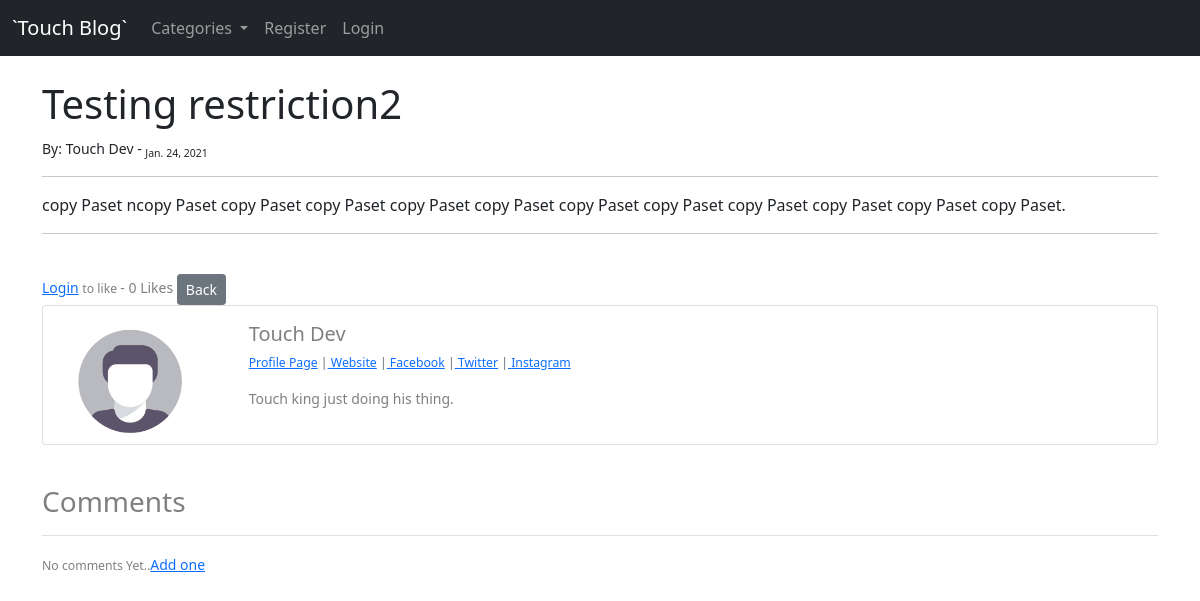
Page /blog/article/12 on the earlier database version.
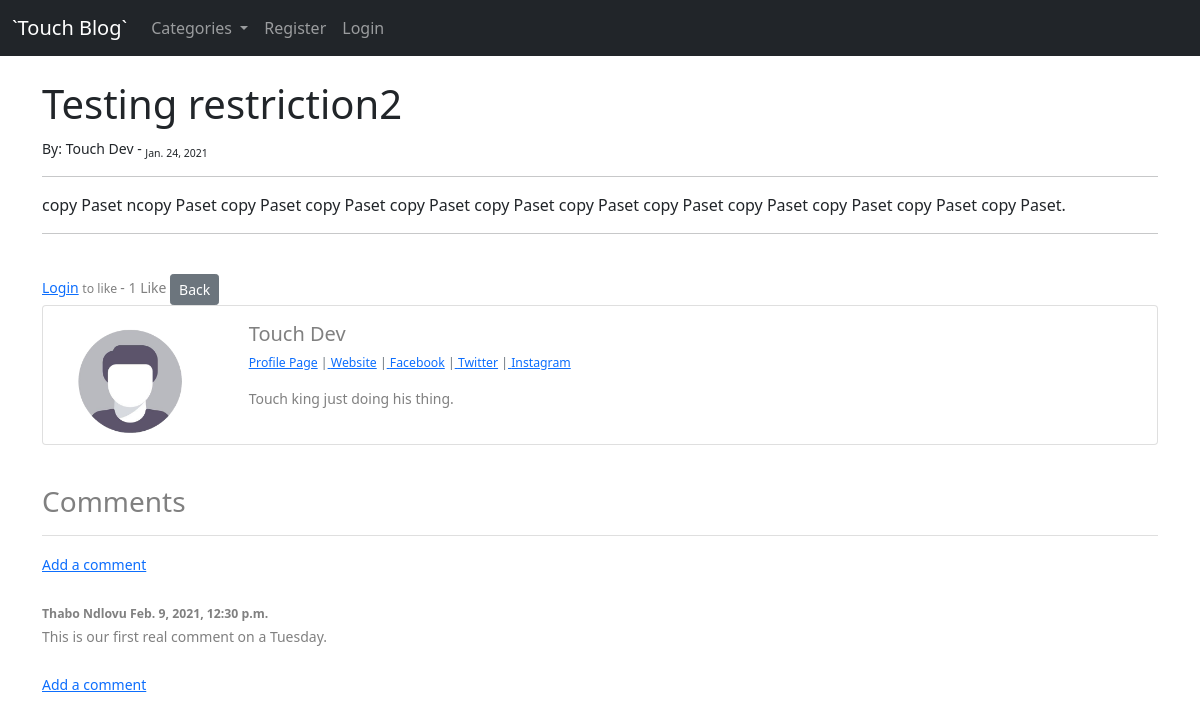
Same page on the later database version.
### blog/models.py (models this page shows, shortened)
class Comment(models.Model):
	post = models.ForeignKey(Post, related_name="comments", on_delete=models.CASCADE)
	name = models.CharField(max_length=255)
	body = models.TextField()
	date_added = models.DateTimeField(auto_now_add=True)

### blog/views.py (the view)
# urls.py: path('article/<int:pk>', ArticleView.as_view(), name='article'),
class ArticleView(DetailView):
	model = Post
	template_name = 'detail_view.html'
	def get_context_data(self, *args, **kwargs):
		cat_menu = Category.objects.all()
		context = super(ArticleView, self).get_context_data(*args, **kwargs)
		item = get_object_or_404(Post, id=self.kwargs['pk'])
		total_likes =  item.total_likes()
		liked = False
		if item.likes.filter(id=self.request.user.id).exists():
			liked = True
		context["cat_menu"] = cat_menu
		context["total_likes"] = total_likes
		context["liked"] = liked
		return context

### blog/models.py (called while the page is built)
	def __str__(self):
		return self.name

    def total_likes(self):
	    return self.likes.count()

### blog/templates/detail_view.html (shortened to what this page needs)
{% extends 'base.html' %}
{% load static %}
{% block content %}
	<h1>{{ post.title }}</h1>
	<small>By:
		{{ post.author.first_name }}
		{{ post.author.last_name }} -
		<sub>{{ post.post_date }}</sub>
	</small><br>
	<hr>
	{{ post.body|safe }}
	<br>
	<hr><br>
	<form action="{% url 'like_post' post.pk %}" method="POST">
		{% if user.is_authenticated %}
			{% if liked %}
				<button type="submit", name="post_id", value="{{ post.id }}", class="btn btn-sm btn-danger" >unlike</button>
			{% else %}
				<button type="submit", name="post_id", value="{{ post.id }}", class="btn btn-sm btn-primary" >like</button>
			{% endif %}
		{% else %}
		<small style="color: gray ;"><a href="{% url 'login' %}">Login</a> <small> to like </small>
		{% endif %}
		- {{ total_likes }} Like{{total_likes|pluralize}}  <a class="btn  btn-sm btn-secondary" href="{% url 'home' %}" >Back</a>
	</form>
	<br>
	<div class="card mb-3">
	   <div class="row no-gutters">
	    <div class="col-md-2">
		{% if post.author.profile.profile_pic %}
			<img src="{{ post.author.profile.profile_pic.url }}" class="card-img">
		{% else %}
			<img src="{% static 'blog/images/default_profile_pic.png' %}" class="card-img">
		{% endif %}
		</div>
	    <diV class="col-md-10">
		  <div class="card-body">
			<h5 class="card-title"> {{ post.author.first_name }} {{ post.author.last_name }}</h5>
<p class="small text-muted">
	<a href="{% url 'show_profile' post.author.profile.id %}">Profile Page</a>
	{% if post.author.profile.website_url %}
		|<a href="{{ post.author.profile.website_url }}"> Website</a>
	{% endif %}
	{% if post.author.profile.facebook_url %}
		|<a href="{{ post.author.profile.facebook_url }}"> Facebook</a>
	{% endif %}
	{% if post.author.profile.twitter_url %}
		|<a href="{{ post.author.profile.twitter_url }}"> Twitter</a>
	{% endif %}
	{% if post.author.profile.instagram_url %}
		|<a href="{{ post.author.profile.instagram_url }}"> Instagram</a>
	{% endif %}
</p>
			<p class="card-text">{{ post.author.profile.bio }}</p>
		  </div>
		</diV>
	   </div>
	</div>
	<br>
	<h3>Comments</h3>
	<hr>
	{% if not post.comments.all %}
		<small>No comments Yet..</small><a href="{% url 'add_comment' post.pk %}">Add one</a>
	{% else %}
		<a href="{% url 'add_comment' post.pk %}">Add a comment</a>
		<br><br>
		{% for comment in post.comments.all %}
			<strong>
				<small>
				{{ comment.name }}
				{{ comment.date_added }}
				</small>
			</strong>
			<br>
			{{ comment.body }}
			<br><br>
		{% endfor %}
		<a href="{% url 'add_comment' post.pk %}">Add a comment</a>
	{% endif %}
{% endblock %}

Differences in the rows shown:
added Comment: name "Thabo Ndlovu", date_added "Feb. 9, 2021, 12:30 p.m.", body "This is our first real comment on a Tuesday."
Other differences:
{{ total_likes }}: "0" → "1"
text no longer shown: "No comments Yet.. Add one"
text now shown: "Add a comment Add a comment"
